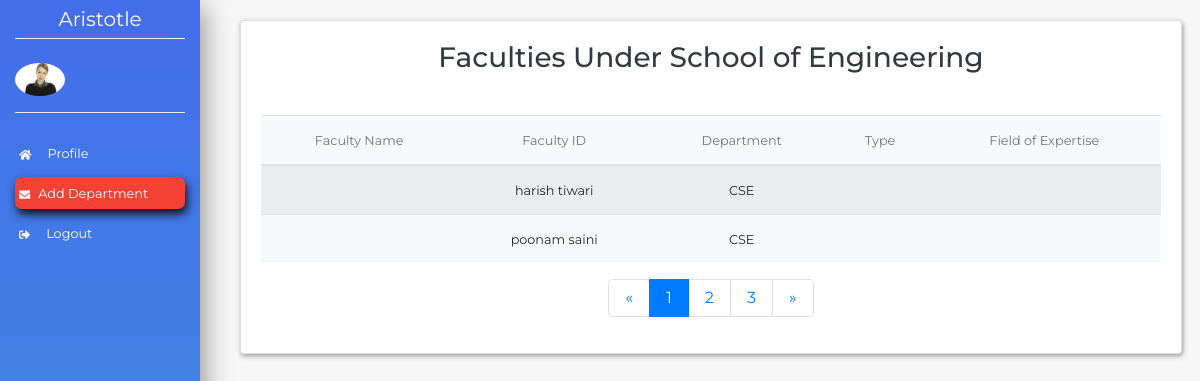
The page /academic/faculty/info on the database its author committed.
### academics/models.py (models this page shows, shortened)
class faculty(models.Model):
    id = models.AutoField(primary_key=True)
    FacultyID = models.ForeignKey('employee',on_delete=models.CASCADE)
    Department = models.ForeignKey('Department',on_delete=models.CASCADE)

class employee(models.Model):
    id = models.AutoField(primary_key=True)
    employeeID = models.CharField(max_length=10)
    personalEmail = models.EmailField()
    universityEmail = models.EmailField(blank=True)
    Name = models.CharField(max_length=20)
    Dob = models.DateField()
    Doj = models.DateField()
    def __str__(self):
        return self.Name

class Department(models.Model):
    id = models.AutoField(primary_key=True)
    DepartmentID = models.CharField(max_length=10)
    DepartmentName = models.CharField(max_length=100)
    HeadOfDepartment = models.ForeignKey('employee',on_delete=models.CASCADE)
    SpecializedCourse = models.BooleanField()
    StartDate = models.DateField()
    School = models.ForeignKey('school',on_delete=models.CASCADE)
    Status = models.BooleanField()
    def __str__(self):
        return self.DepartmentID

### academics/views.py (the view)
# urls.py: path('faculty/info',views.faculty_info),
def faculty_info(request):
    faculties = faculty.objects.all()
    return render(request,'dean/department.html',{'faculties':faculties})

### templates/dean/department.html (shortened to what this page needs)
{% load static %}
<!doctype html>
<html lang="en">
<head>
    <link rel="stylesheet" href="https://stackpath.bootstrapcdn.com/bootstrap/4.1.1/css/bootstrap.min.css">
    <link rel="stylesheet" href="{% static 'css/style_dash.css' %}">
</head>
<body>
    <nav class="navbar navbar-expand-lg navbar-light">
        <div class="collapse navbar-collapse" id="navbarSupportedContent">
            <div class="container-fluid">
                <div class="row">
                    <div class="col-xl-2 col-lg-3 col-md-4 sidebar fixed-top">
                        <a href="/" class="navbar-brand text-white d-block mx-auto text-center py-1 mb-4 bottom-border">Aristotle</a>
                        <div class="bottom-border pb-3">
                            <img src="images/admin.jpeg" width="50" class="rounded-circle mr-3">
                        </div>
                        <ul class="navbar-nav flex-column mt-4">
                            <li class="nav-item"><a href="/academic/Home" class="nav-link text-white p-1 mb-2 sidebar-link"><small><i class="fas fa-home text-light fa-sm mr-3"></i>Profile</small></a></li>
                            <li class="nav-item"><a href="/academic/department/add" class="nav-link text-white p-1 mb-2 current"><small><i class="fas fa-envelope text-light fa-sm mr-2"></i>Add Department</small></a></li>
                            <li class="nav-item"><a href="/accounts/logout" class="nav-link text-white p-1 mb-2 sidebar-link"><small><i class="fa fa-sign-out-alt text-light fa-sm mr-3"></i>Logout</small>  <a></li>
              </ul>
            </div>
          </div>
        </div>
      </div>
    </nav>
        {% if faculties %}
        <section>
            <div class="container">
                <div class="row mb-5">
                    <div class="col-xl-10 col-lg-9 col-md-6 ml-auto">
                        <div class="row align-items-center">
                            <div class="col-xl-12 col-sm-6 p-1 ml-3">
                                <div class="card card-common">
                                    <div class="card-body">
                                        <h3 class="text-dark text-center mb-3">Faculties Under School of Engineering</h3>
                                        <br>
                                        <table class="table table-striped bg-light text-center">
                                            <thead>
                                                <tr class="text-muted">
                                                    <th><small>Faculty Name</small></th>
                                                    <th><small>Faculty ID</small></th>
                                                    <th><small>Department</small></th>
                                                    <th><small>Type</small></th>
                                                    <th><small>Field of Expertise</small></th>
                                                </tr>
                                            </thead>
                                            <tbody>
                                                {% for out in faculties %}
                                                <tr>
                                                    <td><small>{{out.FacultyName}}</small></td>
                                                    <td><small>{{ out.FacultyID }}</small></td>
                                                    <td><small>{{ out.Department }}</small></td>
                                                    <td><small>{{ out.Ftype }}</small></td>
                                                    <td><small>{{ out.FieldOfExpertise }}</small></td>
                                                </tr>
                                                {% endfor %}
                                            </tbody>
                                        </table>
                                        <nav>
                                            <ul class="pagination justify-content-center">
                                                <li class="page-item">
                                                    <a href="#" class="page-link py-2 px-3">
                                                        <span>&laquo;</span>
                                                    </a>
                                                </li>
                                                <li class="page-item active">
                                                    <a href="#" class="page-link py-2 px-3">
                              1
                            </a>
                                                </li>
                                                <li class="page-item">
                                                    <a href="#" class="page-link py-2 px-3">
                              2
                            </a>
                                                </li>
                                                <li class="page-item">
                                                    <a href="#" class="page-link py-2 px-3">
                              3
                            </a>
                                                </li>
                                                <li class="page-item">
                                                    <a href="#" class="page-link py-2 px-3">
                                                        <span>&raquo;</span>
                                                    </a>
                                                </li>
                                            </ul>
                                        </nav>
                                    </div>
                                </div>
                            </div>
                        </div>
                    </div>
                </div>
            </div>
        </section>
        {% endif %}
</body>
</html>

### static/css/style_dash.css (style rules this page uses)
body { font-family: 'Montserrat', sans-serif; background-color: rgb(247, 247, 247); }
.sidebar { height: 100vh; background: linear-gradient(180deg, #446DEC, #3F99DB); background-position: center; background-repeat: no-repeat; background-size: cover; box-shadow: 5px 7px 25px #999; }
.bottom-border { border-bottom: 1px groove #eee; }
.sidebar-link { transition: all .4s; }
.current { background-color: #f44336; border-radius: 7px; box-shadow: 2px 5px 10px #111; transition: all .3s; }
.card-common { box-shadow: 1px 2px 5px #999; transition: all .4s; }

### rows shown on the page
faculty: FacultyID "harish tiwari", Department "CSE"
faculty: FacultyID "poonam saini", Department "CSE"
